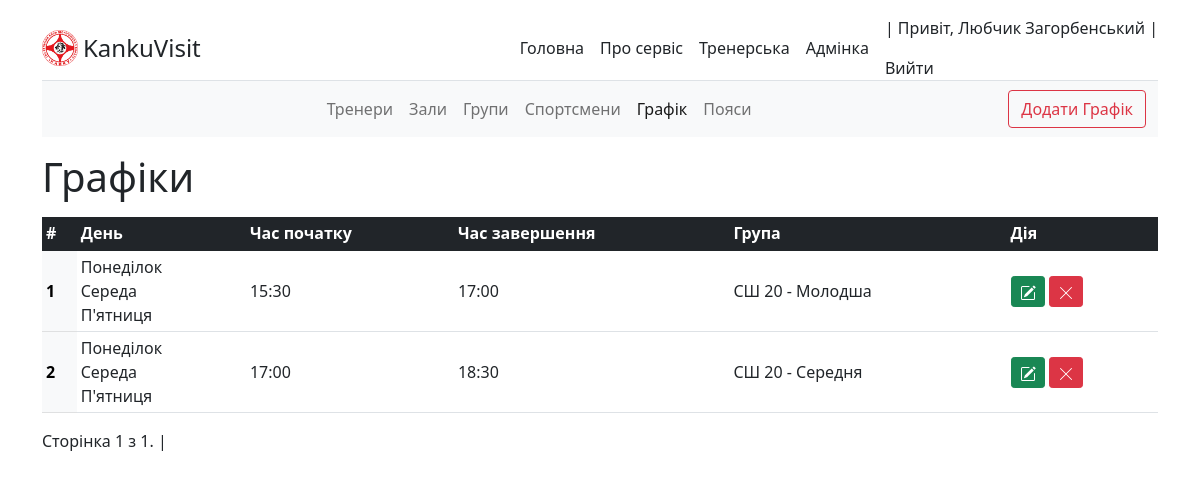
The app's page /visit/dodjo/timetable/ (signed in), older data.
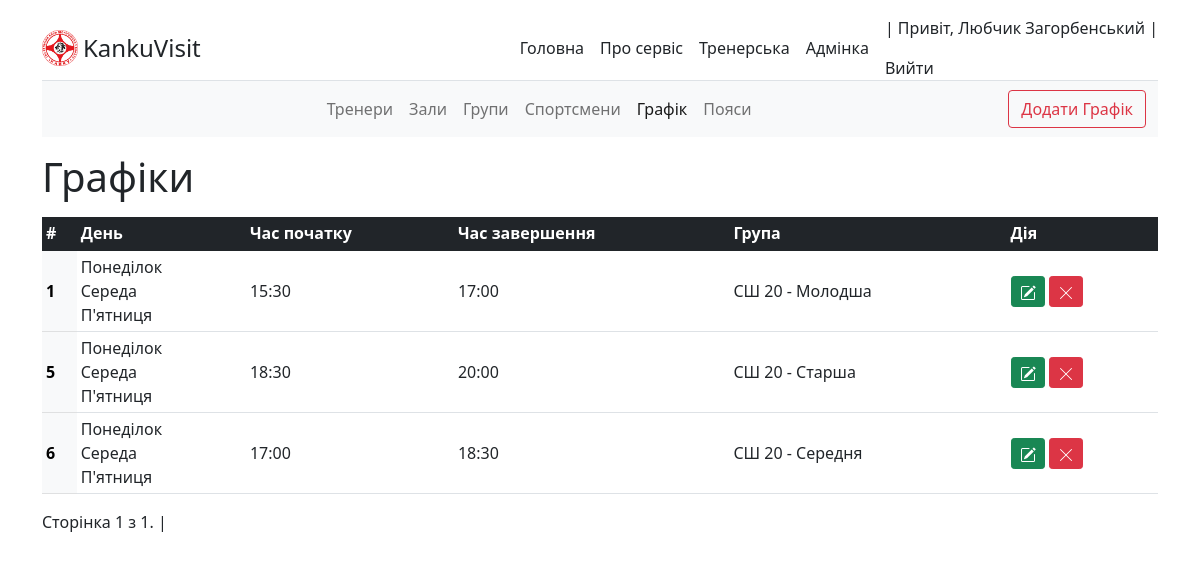
The same page, newer data.
### dodjo/models.py (models this page shows, shortened)
class Timetable(models.Model):
    days = models.ManyToManyField(TimetableDays, blank=True)
    timeStart = models.TimeField('Час початку')
    timeFinish = models.TimeField('Час завершення')
    group = models.ForeignKey(Group, on_delete=models.CASCADE, blank=False,
                              null=False)
    slug = models.SlugField(max_length=255, unique=True,
                            db_index=True, verbose_name='URL')
    class Meta:
        verbose_name = 'Графік'
        verbose_name_plural = 'Графіки'

class TimetableDays(models.Model):
    days = models.CharField(max_length=15)
    def __str__(self):
        return self.days
    class Meta:
        verbose_name = 'День'
        verbose_name_plural = 'Дні тиждня'

class Group(models.Model):
    name = models.CharField('Імя', max_length=20)
    costMoon = models.IntegerField('Вартість місяця', blank=True, null=True)
    costTraining = models.IntegerField(
        'Вартість 1-го тренування', blank=True, null=True)
    school = models.ForeignKey(School,
                               on_delete=models.CASCADE,
                               blank=True,
                               null=True)
    coach = models.ForeignKey(Coach,
                              on_delete=models.SET_NULL,
                              blank=True,
                              null=True)
    slug = models.SlugField(max_length=255, unique=True,
                            db_index=True, verbose_name='URL')
    def __str__(self):
        if self.school:
            groupSchool = str(self.school) + ' - ' + str(self.name)
            return groupSchool
        else:
            print(self.school)
            return 'Не вибрано зал - ' + self.name
    class Meta:
        verbose_name = 'Група'
        verbose_name_plural = 'Групи'

class School(models.Model):
    name = models.CharField('Назва', max_length=35)
    city = models.CharField('Місто', max_length=20)
    adress = models.CharField('Вулиця', max_length=35)
    coach = models.ForeignKey(Coach,
                              on_delete=models.SET_NULL,
                              blank=True,
                              null=True)
    is_active = models.BooleanField('Працює?', default=True)
    slug = models.SlugField(max_length=255, unique=True,
                            db_index=True, verbose_name='URL')
    def __str__(self):
        return self.name
    class Meta:
        verbose_name = 'Школа'
        verbose_name_plural = 'Школи'

### dodjo/views.py (the view, shortened to what this page needs)
# urls.py: path('timetable/', views.TimetableView.as_view(), name='timetable'),
class TimetableView(LoginRequiredMixin, CustomSuccessMessageMixin, CreateView, ListView):
    model = Timetable
    form_class = TimetableAddForm
    template_name = 'timetable/visit/timetable.html'
    success_url = reverse_lazy('timetable')
    success_msg = Timetable._meta.verbose_name + ' добавлено успішно!'
    context_object_name = 'data'
    paginate_by = 25  # if pagination is desired
    def get_context_data(self, **kwargs):
        context = super().get_context_data(**kwargs)
        context['fields'] = Timetable._meta.fields
        context['table'] = Timetable._meta.app_label
        context['activeTimetable'] = 'active'
        context['title'] = Timetable._meta.verbose_name
        context['titles'] = Timetable._meta.verbose_name_plural
        return context
    def get_queryset(self):
        return Timetable.objects.filter(group__school__coach=self.request.user)
    def get_form_kwargs(self):
        kwargs = super(TimetableView, self).get_form_kwargs()
        kwargs.update({'user_id': self.request.user.id})
        return kwargs

### dodjo/templates/timetable/visit/timetable.html (shortened to what this page needs)
{% extends 'main/visit/templates/baseVisit.html' %}
{% block headerTable %}
<th scope="col">#</th>
<th scope="col">День</th>
<th scope="col">Час початку</th>
<th scope="col">Час завершення</th>
<th scope="col">Група</th>
{% endblock headerTable %}
{% block table %}
<th class="table-light" scope="row">{{one.id}}</th>
<td>
  {% for day in one.days.all %}
  <a href="{% url 'timetable-edit' one.slug %}">{{day}}</a><br>
  {% endfor  %}
</td>
<td><a href="{% url 'timetable-edit' one.slug %}">{{one.timeStart|date:'H:i' }}</a></td>
<td><a href="{% url 'timetable-edit' one.slug %}">{{one.timeFinish|date:'H:i'}}</a></td>
<td>{% if one.group != none %}<a href="{% url 'group-edit' one.group.slug %}">{{one.group}}</a>
  {% else %}{{one.group}}{% endif %}</td>
{% endblock table %}
{% block urledit %}
{% url 'timetable-edit' one.slug %}
{% endblock %}

### main/templates/main/visit/templates/baseVisit.html (shortened to what this page needs)
{% extends 'main/base.html' %}
{% block navigation %}
<nav class="navbar navbar-expand-sm navbar-light bg-light mb-3 sticky-top" aria-label="Third navbar example">
  <div class="container-fluid" bis_skin_checked="1">
    <div class="collapse navbar-collapse justify-content-center" id="navbarsExample03" bis_skin_checked="1">
      <ul class="navbar-nav">
        <li class="nav-item">
          <a class="nav-link {{ activeCoach }}" href="{% url 'coach' %}">Тренери</a>
        </li>
        <li class="nav-item">
          <a class="nav-link {{ activeSchool }}" href="{% url 'school' %}">Зали</a>
        </li>
        <li class="nav-item">
          <a class="nav-link {{ activeGroup }}" href="{% url 'group' %}">Групи</a>
        </li>
        <li class="nav-item">
          <a class="nav-link {{ activeSportsman }}" href="{% url 'sportsman' %}">Спортсмени</a>
        </li>
        <li class="nav-item">
          <a class="nav-link {{ activeTimetable }}" href="{% url 'timetable' %}">Графік</a>
        </li>
        <li class="nav-item">
          <a class="nav-link {{ activeBelt }}" href="{% url 'belt' %}">Пояси</a>
        </li>
      </ul>
    </div>
    {% if title %}
    <button type="button" class="btn btn-outline-danger d-none d-sm-block" data-bs-toggle="modal"
      data-bs-target="#modalAdd">
      Додати {{ title }}
    </button>
    {% endif %}
  </div>
</nav>
{% endblock navigation %}
{%block content%}
<div class="d-flex justify-content-between mb-2">
  <h1 class="">{{ titles }}</h1>
</div>
<div class="table-responsive">
  <table class="table table-hover table-sm">
    <thead class="table-dark">
      <tr>
        {% block headerTable %}{% endblock headerTable %}
        <th scope="col">Дія</th>
      </tr>
    </thead>
    <tbody>
      {% if data %}
      {% for one in data %}
      <tr {% if one.slug == request.GET.slug %}class="table-active align-middle" {% endif %} class='align-middle'>
        {% block table %}{% endblock table %}
        <td>
          <div class="d-flex">
            <a href="{% block urledit %}{% endblock %}" class="upgr btn btn-success btn-sm me-1" tabindex="-1"
              role="button" aria-disabled="true">
            </a>
            <a href="javascript:void()" onclick='delete_question{{one.id}}()' class="btn btn-danger btn-sm"
              tabindex="-1" role="button" aria-disabled="true">
            </a>
          </div>
        </td>
      </tr>
      {% endfor %}
      {%else%}
      <div class='alert alert-danger text-center'>Ви ще не добавили - <span class='alert-success'>{{ title }}</span>!
        Скористайтесь кнопкою вгорі щоб добавити!</div>
      {% endif %}
    </tbody>
  </table>
  <div class="pagination">
    <span class="step-links">
      <span class="current">
        Сторінка {{ page_obj.number }} з {{ page_obj.paginator.num_pages }}. |
      </span>
    </span>
  </div>
</div>
{% endblock content%}

Row changes from the older to the newer data that the page shows:
removed Timetable: id "2", timeStart "17:00", timeFinish "18:30", group "СШ 20 - Середня", TimetableDays (days "Понеділок"), TimetableDays (days "Середа"), TimetableDays (days "П'ятниця")
added Timetable: id "5", timeStart "18:30", timeFinish "20:00", group "СШ 20 - Старша", TimetableDays (days "Понеділок"), TimetableDays (days "Середа"), TimetableDays (days "П'ятниця")
added Timetable: id "6", timeStart "17:00", timeFinish "18:30", group "СШ 20 - Середня", TimetableDays (days "Понеділок"), TimetableDays (days "Середа"), TimetableDays (days "П'ятниця")
